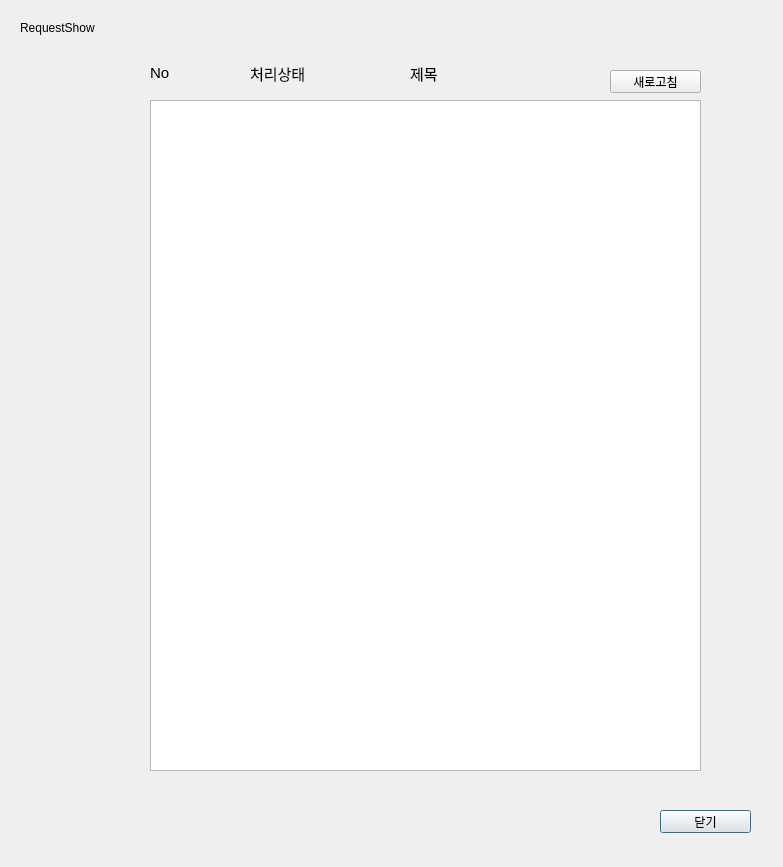
<?xml version="1.0" encoding="UTF-8"?>
<ui version="4.0">
 <class>Dialog</class>
 <widget class="QDialog" name="Dialog">
  <property name="geometry">
   <rect>
    <x>0</x>
    <y>0</y>
    <width>783</width>
    <height>867</height>
   </rect>
  </property>
  <property name="windowTitle">
   <string>Dialog</string>
  </property>
  <widget class="QLabel" name="label">
   <property name="geometry">
    <rect>
     <x>20</x>
     <y>20</y>
     <width>151</width>
     <height>16</height>
    </rect>
   </property>
   <property name="text">
    <string>RequestShow</string>
   </property>
  </widget>
  <widget class="QListView" name="listView">
   <property name="geometry">
    <rect>
     <x>150</x>
     <y>100</y>
     <width>551</width>
     <height>671</height>
    </rect>
   </property>
  </widget>
  <widget class="QPushButton" name="RequestClose">
   <property name="geometry">
    <rect>
     <x>660</x>
     <y>810</y>
     <width>91</width>
     <height>23</height>
    </rect>
   </property>
   <property name="text">
    <string>닫기</string>
   </property>
  </widget>
  <widget class="QLabel" name="idLabel">
   <property name="geometry">
    <rect>
     <x>250</x>
     <y>50</y>
     <width>121</width>
     <height>46</height>
    </rect>
   </property>
   <property name="font">
    <font>
     <pointsize>11</pointsize>
    </font>
   </property>
   <property name="text">
    <string>처리상태</string>
   </property>
  </widget>
  <widget class="QLabel" name="idLabel_2">
   <property name="geometry">
    <rect>
     <x>410</x>
     <y>50</y>
     <width>61</width>
     <height>46</height>
    </rect>
   </property>
   <property name="font">
    <font>
     <pointsize>11</pointsize>
    </font>
   </property>
   <property name="text">
    <string>제목</string>
   </property>
  </widget>
  <widget class="QPushButton" name="NewWindowRequest">
   <property name="geometry">
    <rect>
     <x>610</x>
     <y>70</y>
     <width>91</width>
     <height>23</height>
    </rect>
   </property>
   <property name="text">
    <string>새로고침</string>
   </property>
  </widget>
  <widget class="QLabel" name="idLabel_3">
   <property name="geometry">
    <rect>
     <x>150</x>
     <y>50</y>
     <width>41</width>
     <height>46</height>
    </rect>
   </property>
   <property name="font">
    <font>
     <pointsize>11</pointsize>
    </font>
   </property>
   <property name="text">
    <string>No</string>
   </property>
  </widget>
 </widget>
 <resources/>
 <connections/>
</ui>
